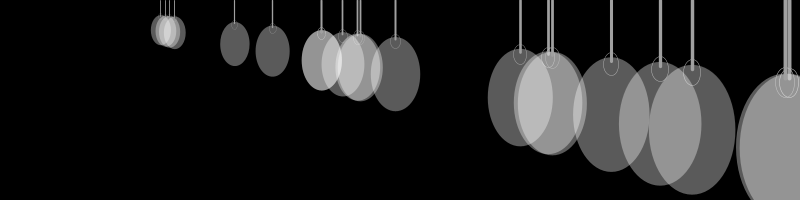
Frame 1 (no input)
Frame 60 (the mouse pressed at the canvas centre just before this capture): identical to frame 1, image omitted
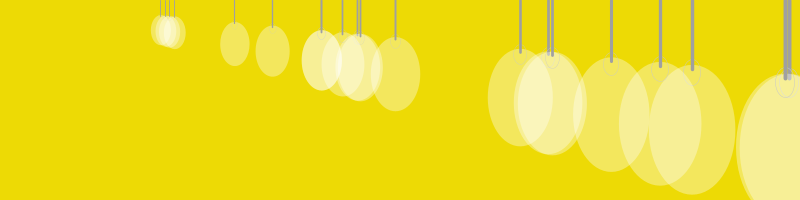
Frame 120 (the mouse held since frame 60 and released just before this capture)

The Processing sketch that drew these frames (run headless with seeded random() and noise(); from frame 60 on, the mouse is pressed at the canvas centre):

// Processing sketch: processing_91649
// ── processing_91649.pde

//Help from Thomas Solanet and Kit Cheong


boolean colorchange;
int a= 20;
int b= 10;
int x= 50;
int y= 75;


void setup() {
  size(800, 200);
  smooth();
}



void draw() {
randomSeed(0);

  if (colorchange) {
    background (#edda05);
  }
  else {
    background (0);
  }
  
  for (int i = 35; i < width ; i += 40){
    int c= int(random(0,120));
    float scalar = random (.40,2.0);

    bulb(i,110,b,scalar);
  }
}

void mousePressed() {
  colorchange =!colorchange;
}

  void bulb(int a, int b, int c, float s) {

    pushMatrix();
    scale(s);
    
    //---------------big bulb
    stroke(255, 6);
    strokeWeight(.25);
    fill(255, 90);
    ellipse(width/2, y, x, y);
    //-----------------wire opening
    strokeWeight(.25);
    stroke(200);
    noFill();
    ellipse(width/2, 42, x/5, y/5);
    //-----------wire
    stroke(160);
    strokeWeight(2);
    line(width/2, 40, width/2, 0);
    popMatrix();
  }
  
  
